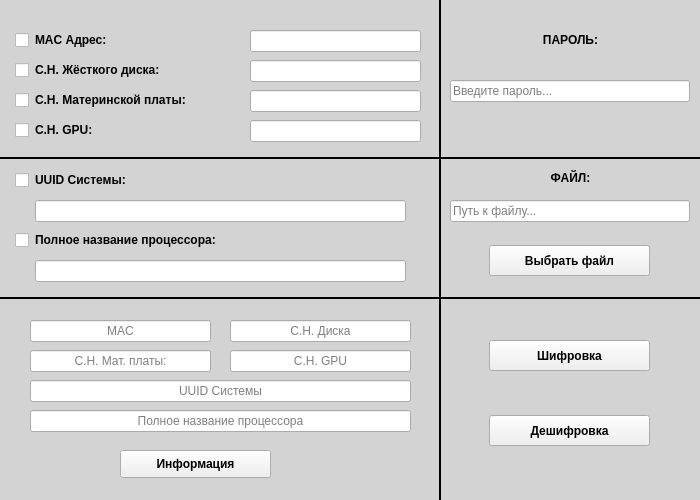
<?xml version="1.0" encoding="UTF-8"?>
<ui version="4.0">
 <class>Workspace</class>
 <widget class="QWidget" name="Workspace">
  <property name="geometry">
   <rect>
    <x>0</x>
    <y>0</y>
    <width>700</width>
    <height>500</height>
   </rect>
  </property>
  <property name="windowTitle">
   <string>Шифрофвка/Дешифровка</string>
  </property>
  <widget class="Line" name="line">
   <property name="geometry">
    <rect>
     <x>430</x>
     <y>0</y>
     <width>20</width>
     <height>501</height>
    </rect>
   </property>
   <property name="frameShadow">
    <enum>QFrame::Plain</enum>
   </property>
   <property name="lineWidth">
    <number>2</number>
   </property>
   <property name="orientation">
    <enum>Qt::Vertical</enum>
   </property>
  </widget>
  <widget class="Line" name="line_2">
   <property name="geometry">
    <rect>
     <x>440</x>
     <y>288</y>
     <width>261</width>
     <height>20</height>
    </rect>
   </property>
   <property name="frameShadow">
    <enum>QFrame::Plain</enum>
   </property>
   <property name="lineWidth">
    <number>2</number>
   </property>
   <property name="orientation">
    <enum>Qt::Horizontal</enum>
   </property>
  </widget>
  <widget class="Line" name="line_3">
   <property name="geometry">
    <rect>
     <x>440</x>
     <y>148</y>
     <width>261</width>
     <height>20</height>
    </rect>
   </property>
   <property name="frameShadow">
    <enum>QFrame::Plain</enum>
   </property>
   <property name="lineWidth">
    <number>2</number>
   </property>
   <property name="orientation">
    <enum>Qt::Horizontal</enum>
   </property>
  </widget>
  <widget class="QLabel" name="label">
   <property name="geometry">
    <rect>
     <x>490</x>
     <y>30</y>
     <width>161</width>
     <height>20</height>
    </rect>
   </property>
   <property name="font">
    <font>
     <pointsize>9</pointsize>
     <weight>75</weight>
     <bold>true</bold>
    </font>
   </property>
   <property name="layoutDirection">
    <enum>Qt::LeftToRight</enum>
   </property>
   <property name="text">
    <string>ПАРОЛЬ:</string>
   </property>
   <property name="scaledContents">
    <bool>false</bool>
   </property>
   <property name="alignment">
    <set>Qt::AlignCenter</set>
   </property>
  </widget>
  <widget class="QLabel" name="label_2">
   <property name="geometry">
    <rect>
     <x>490</x>
     <y>170</y>
     <width>161</width>
     <height>16</height>
    </rect>
   </property>
   <property name="font">
    <font>
     <pointsize>9</pointsize>
     <weight>75</weight>
     <bold>true</bold>
    </font>
   </property>
   <property name="text">
    <string>ФАЙЛ:</string>
   </property>
   <property name="alignment">
    <set>Qt::AlignCenter</set>
   </property>
  </widget>
  <widget class="QLineEdit" name="passEdit">
   <property name="geometry">
    <rect>
     <x>450</x>
     <y>80</y>
     <width>240</width>
     <height>22</height>
    </rect>
   </property>
   <property name="text">
    <string/>
   </property>
   <property name="echoMode">
    <enum>QLineEdit::PasswordEchoOnEdit</enum>
   </property>
   <property name="placeholderText">
    <string>Введите пароль...</string>
   </property>
  </widget>
  <widget class="QLineEdit" name="pathEdit">
   <property name="geometry">
    <rect>
     <x>450</x>
     <y>200</y>
     <width>240</width>
     <height>22</height>
    </rect>
   </property>
   <property name="text">
    <string/>
   </property>
   <property name="readOnly">
    <bool>false</bool>
   </property>
   <property name="placeholderText">
    <string>Путь к файлу...</string>
   </property>
  </widget>
  <widget class="QPushButton" name="fileButton">
   <property name="geometry">
    <rect>
     <x>489</x>
     <y>245</y>
     <width>161</width>
     <height>31</height>
    </rect>
   </property>
   <property name="font">
    <font>
     <pointsize>9</pointsize>
     <weight>75</weight>
     <bold>true</bold>
    </font>
   </property>
   <property name="text">
    <string>Выбрать файл</string>
   </property>
  </widget>
  <widget class="QPushButton" name="encryptButton">
   <property name="geometry">
    <rect>
     <x>489</x>
     <y>340</y>
     <width>161</width>
     <height>31</height>
    </rect>
   </property>
   <property name="font">
    <font>
     <pointsize>9</pointsize>
     <weight>75</weight>
     <bold>true</bold>
    </font>
   </property>
   <property name="text">
    <string>Шифровка</string>
   </property>
  </widget>
  <widget class="QPushButton" name="decryptButton">
   <property name="geometry">
    <rect>
     <x>489</x>
     <y>415</y>
     <width>161</width>
     <height>31</height>
    </rect>
   </property>
   <property name="font">
    <font>
     <pointsize>9</pointsize>
     <weight>75</weight>
     <bold>true</bold>
    </font>
   </property>
   <property name="text">
    <string>Дешифровка</string>
   </property>
  </widget>
  <widget class="QCheckBox" name="macBox">
   <property name="geometry">
    <rect>
     <x>15</x>
     <y>30</y>
     <width>21</width>
     <height>20</height>
    </rect>
   </property>
   <property name="sizeIncrement">
    <size>
     <width>0</width>
     <height>0</height>
    </size>
   </property>
   <property name="baseSize">
    <size>
     <width>0</width>
     <height>0</height>
    </size>
   </property>
   <property name="text">
    <string/>
   </property>
   <property name="iconSize">
    <size>
     <width>20</width>
     <height>20</height>
    </size>
   </property>
   <property name="checked">
    <bool>false</bool>
   </property>
  </widget>
  <widget class="QCheckBox" name="uuidBox">
   <property name="geometry">
    <rect>
     <x>15</x>
     <y>170</y>
     <width>21</width>
     <height>20</height>
    </rect>
   </property>
   <property name="text">
    <string/>
   </property>
  </widget>
  <widget class="QCheckBox" name="cpuBox">
   <property name="geometry">
    <rect>
     <x>15</x>
     <y>230</y>
     <width>21</width>
     <height>20</height>
    </rect>
   </property>
   <property name="text">
    <string/>
   </property>
  </widget>
  <widget class="QCheckBox" name="diskserialBox">
   <property name="geometry">
    <rect>
     <x>15</x>
     <y>60</y>
     <width>21</width>
     <height>20</height>
    </rect>
   </property>
   <property name="text">
    <string/>
   </property>
  </widget>
  <widget class="QLineEdit" name="macEdit">
   <property name="geometry">
    <rect>
     <x>250</x>
     <y>30</y>
     <width>171</width>
     <height>22</height>
    </rect>
   </property>
   <property name="inputMask">
    <string/>
   </property>
   <property name="text">
    <string/>
   </property>
   <property name="maxLength">
    <number>32767</number>
   </property>
   <property name="alignment">
    <set>Qt::AlignCenter</set>
   </property>
  </widget>
  <widget class="QLineEdit" name="uuidEdit">
   <property name="geometry">
    <rect>
     <x>35</x>
     <y>200</y>
     <width>371</width>
     <height>22</height>
    </rect>
   </property>
   <property name="text">
    <string/>
   </property>
   <property name="alignment">
    <set>Qt::AlignCenter</set>
   </property>
  </widget>
  <widget class="QLineEdit" name="cpuEdit">
   <property name="geometry">
    <rect>
     <x>35</x>
     <y>260</y>
     <width>371</width>
     <height>22</height>
    </rect>
   </property>
   <property name="text">
    <string/>
   </property>
   <property name="alignment">
    <set>Qt::AlignCenter</set>
   </property>
  </widget>
  <widget class="QLineEdit" name="diskserialEdit">
   <property name="geometry">
    <rect>
     <x>250</x>
     <y>60</y>
     <width>171</width>
     <height>22</height>
    </rect>
   </property>
   <property name="text">
    <string/>
   </property>
   <property name="alignment">
    <set>Qt::AlignCenter</set>
   </property>
  </widget>
  <widget class="QLabel" name="label_3">
   <property name="geometry">
    <rect>
     <x>35</x>
     <y>30</y>
     <width>101</width>
     <height>20</height>
    </rect>
   </property>
   <property name="font">
    <font>
     <pointsize>9</pointsize>
     <weight>75</weight>
     <bold>true</bold>
    </font>
   </property>
   <property name="text">
    <string>MAC Адрес:</string>
   </property>
  </widget>
  <widget class="QLabel" name="label_5">
   <property name="geometry">
    <rect>
     <x>35</x>
     <y>170</y>
     <width>271</width>
     <height>20</height>
    </rect>
   </property>
   <property name="font">
    <font>
     <pointsize>9</pointsize>
     <weight>75</weight>
     <bold>true</bold>
    </font>
   </property>
   <property name="text">
    <string>UUID Системы:</string>
   </property>
  </widget>
  <widget class="QLabel" name="label_6">
   <property name="geometry">
    <rect>
     <x>35</x>
     <y>230</y>
     <width>241</width>
     <height>20</height>
    </rect>
   </property>
   <property name="font">
    <font>
     <pointsize>9</pointsize>
     <weight>75</weight>
     <bold>true</bold>
    </font>
   </property>
   <property name="text">
    <string>Полное название процессора:</string>
   </property>
  </widget>
  <widget class="QLabel" name="label_7">
   <property name="geometry">
    <rect>
     <x>35</x>
     <y>60</y>
     <width>191</width>
     <height>20</height>
    </rect>
   </property>
   <property name="font">
    <font>
     <pointsize>9</pointsize>
     <weight>75</weight>
     <bold>true</bold>
    </font>
   </property>
   <property name="text">
    <string>С.Н. Жёсткого диска:</string>
   </property>
  </widget>
  <widget class="QLabel" name="label_9">
   <property name="geometry">
    <rect>
     <x>0</x>
     <y>0</y>
     <width>701</width>
     <height>500</height>
    </rect>
   </property>
   <property name="styleSheet">
    <string notr="true">background-color: lightgrey</string>
   </property>
   <property name="text">
    <string/>
   </property>
  </widget>
  <widget class="Line" name="line_4">
   <property name="geometry">
    <rect>
     <x>0</x>
     <y>150</y>
     <width>441</width>
     <height>16</height>
    </rect>
   </property>
   <property name="frameShadow">
    <enum>QFrame::Plain</enum>
   </property>
   <property name="lineWidth">
    <number>2</number>
   </property>
   <property name="orientation">
    <enum>Qt::Horizontal</enum>
   </property>
  </widget>
  <widget class="QCheckBox" name="mbserialBox">
   <property name="geometry">
    <rect>
     <x>15</x>
     <y>90</y>
     <width>21</width>
     <height>20</height>
    </rect>
   </property>
   <property name="text">
    <string/>
   </property>
  </widget>
  <widget class="QLabel" name="label_8">
   <property name="geometry">
    <rect>
     <x>35</x>
     <y>90</y>
     <width>201</width>
     <height>20</height>
    </rect>
   </property>
   <property name="font">
    <font>
     <pointsize>9</pointsize>
     <weight>75</weight>
     <bold>true</bold>
    </font>
   </property>
   <property name="text">
    <string>С.Н. Материнской платы:</string>
   </property>
  </widget>
  <widget class="QLineEdit" name="mbserialEdit">
   <property name="geometry">
    <rect>
     <x>250</x>
     <y>90</y>
     <width>171</width>
     <height>22</height>
    </rect>
   </property>
   <property name="text">
    <string/>
   </property>
   <property name="alignment">
    <set>Qt::AlignCenter</set>
   </property>
  </widget>
  <widget class="QLineEdit" name="gpuserialEdit">
   <property name="geometry">
    <rect>
     <x>250</x>
     <y>120</y>
     <width>171</width>
     <height>22</height>
    </rect>
   </property>
   <property name="text">
    <string/>
   </property>
   <property name="alignment">
    <set>Qt::AlignCenter</set>
   </property>
  </widget>
  <widget class="QCheckBox" name="gpuserialBox">
   <property name="geometry">
    <rect>
     <x>15</x>
     <y>120</y>
     <width>21</width>
     <height>20</height>
    </rect>
   </property>
   <property name="text">
    <string/>
   </property>
  </widget>
  <widget class="QLabel" name="label_11">
   <property name="geometry">
    <rect>
     <x>35</x>
     <y>120</y>
     <width>81</width>
     <height>20</height>
    </rect>
   </property>
   <property name="font">
    <font>
     <pointsize>9</pointsize>
     <weight>75</weight>
     <bold>true</bold>
    </font>
   </property>
   <property name="text">
    <string>С.Н. GPU:</string>
   </property>
  </widget>
  <widget class="QLineEdit" name="uuidinfoEdit">
   <property name="geometry">
    <rect>
     <x>30</x>
     <y>380</y>
     <width>381</width>
     <height>22</height>
    </rect>
   </property>
   <property name="text">
    <string/>
   </property>
   <property name="alignment">
    <set>Qt::AlignCenter</set>
   </property>
   <property name="readOnly">
    <bool>true</bool>
   </property>
   <property name="placeholderText">
    <string>UUID Системы</string>
   </property>
  </widget>
  <widget class="QLineEdit" name="cpuinfoEdit">
   <property name="geometry">
    <rect>
     <x>30</x>
     <y>410</y>
     <width>381</width>
     <height>22</height>
    </rect>
   </property>
   <property name="text">
    <string/>
   </property>
   <property name="alignment">
    <set>Qt::AlignCenter</set>
   </property>
   <property name="readOnly">
    <bool>true</bool>
   </property>
   <property name="placeholderText">
    <string>Полное название процессора</string>
   </property>
  </widget>
  <widget class="QLineEdit" name="mbserialinfoEdit">
   <property name="geometry">
    <rect>
     <x>30</x>
     <y>350</y>
     <width>181</width>
     <height>22</height>
    </rect>
   </property>
   <property name="text">
    <string/>
   </property>
   <property name="alignment">
    <set>Qt::AlignCenter</set>
   </property>
   <property name="readOnly">
    <bool>true</bool>
   </property>
   <property name="placeholderText">
    <string>С.Н. Мат. платы:</string>
   </property>
  </widget>
  <widget class="QLineEdit" name="gpuserialinfoEdit">
   <property name="geometry">
    <rect>
     <x>230</x>
     <y>350</y>
     <width>181</width>
     <height>22</height>
    </rect>
   </property>
   <property name="text">
    <string/>
   </property>
   <property name="alignment">
    <set>Qt::AlignCenter</set>
   </property>
   <property name="readOnly">
    <bool>true</bool>
   </property>
   <property name="placeholderText">
    <string>С.Н. GPU</string>
   </property>
  </widget>
  <widget class="QLineEdit" name="macinfoEdit">
   <property name="geometry">
    <rect>
     <x>30</x>
     <y>320</y>
     <width>181</width>
     <height>22</height>
    </rect>
   </property>
   <property name="layoutDirection">
    <enum>Qt::LeftToRight</enum>
   </property>
   <property name="inputMask">
    <string/>
   </property>
   <property name="text">
    <string/>
   </property>
   <property name="frame">
    <bool>true</bool>
   </property>
   <property name="alignment">
    <set>Qt::AlignCenter</set>
   </property>
   <property name="readOnly">
    <bool>true</bool>
   </property>
   <property name="placeholderText">
    <string>MAC</string>
   </property>
  </widget>
  <widget class="QLineEdit" name="serialinfoEdit">
   <property name="geometry">
    <rect>
     <x>230</x>
     <y>320</y>
     <width>181</width>
     <height>22</height>
    </rect>
   </property>
   <property name="text">
    <string/>
   </property>
   <property name="alignment">
    <set>Qt::AlignCenter</set>
   </property>
   <property name="readOnly">
    <bool>true</bool>
   </property>
   <property name="placeholderText">
    <string>С.Н. Диска</string>
   </property>
  </widget>
  <widget class="Line" name="line_5">
   <property name="geometry">
    <rect>
     <x>0</x>
     <y>290</y>
     <width>441</width>
     <height>16</height>
    </rect>
   </property>
   <property name="frameShadow">
    <enum>QFrame::Plain</enum>
   </property>
   <property name="lineWidth">
    <number>2</number>
   </property>
   <property name="orientation">
    <enum>Qt::Horizontal</enum>
   </property>
  </widget>
  <widget class="QPushButton" name="infoButton">
   <property name="geometry">
    <rect>
     <x>120</x>
     <y>450</y>
     <width>151</width>
     <height>28</height>
    </rect>
   </property>
   <property name="font">
    <font>
     <pointsize>9</pointsize>
     <weight>75</weight>
     <bold>true</bold>
    </font>
   </property>
   <property name="text">
    <string>Информация</string>
   </property>
  </widget>
  <zorder>label_9</zorder>
  <zorder>line</zorder>
  <zorder>line_2</zorder>
  <zorder>line_3</zorder>
  <zorder>label</zorder>
  <zorder>label_2</zorder>
  <zorder>passEdit</zorder>
  <zorder>pathEdit</zorder>
  <zorder>fileButton</zorder>
  <zorder>encryptButton</zorder>
  <zorder>decryptButton</zorder>
  <zorder>macBox</zorder>
  <zorder>uuidBox</zorder>
  <zorder>cpuBox</zorder>
  <zorder>diskserialBox</zorder>
  <zorder>macEdit</zorder>
  <zorder>uuidEdit</zorder>
  <zorder>cpuEdit</zorder>
  <zorder>diskserialEdit</zorder>
  <zorder>label_3</zorder>
  <zorder>label_5</zorder>
  <zorder>label_6</zorder>
  <zorder>label_7</zorder>
  <zorder>line_4</zorder>
  <zorder>mbserialBox</zorder>
  <zorder>label_8</zorder>
  <zorder>mbserialEdit</zorder>
  <zorder>gpuserialEdit</zorder>
  <zorder>gpuserialBox</zorder>
  <zorder>label_11</zorder>
  <zorder>uuidinfoEdit</zorder>
  <zorder>cpuinfoEdit</zorder>
  <zorder>mbserialinfoEdit</zorder>
  <zorder>gpuserialinfoEdit</zorder>
  <zorder>macinfoEdit</zorder>
  <zorder>serialinfoEdit</zorder>
  <zorder>line_5</zorder>
  <zorder>infoButton</zorder>
 </widget>
 <resources/>
 <connections/>
</ui>
